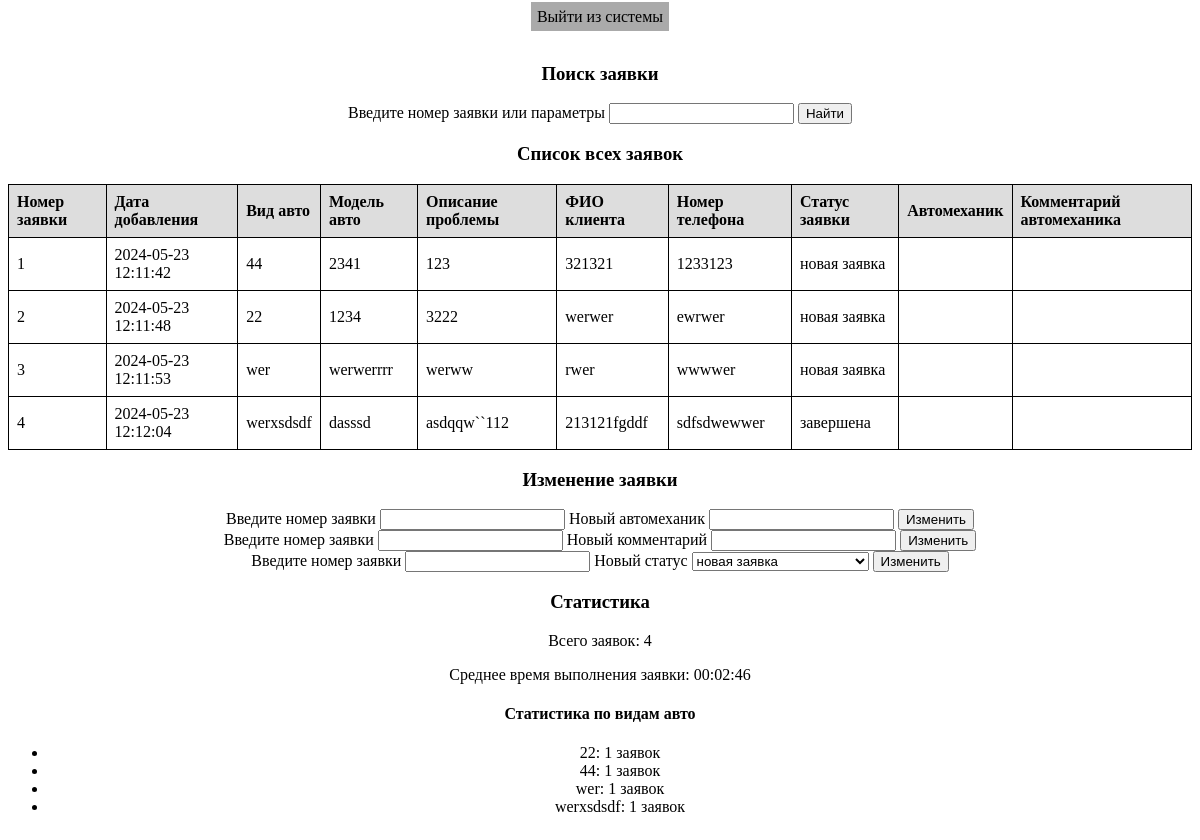
/admin-dashboard.php, run on the app's committed database.
### tables this page shows
CREATE TABLE `request` (
  `id_request` int NOT NULL,
  `date_added` timestamp NOT NULL DEFAULT CURRENT_TIMESTAMP,
  `date_finish` timestamp NULL DEFAULT NULL,
  `car_type` varchar(255) NOT NULL,
  `model` varchar(255) NOT NULL,
  `problem_description` text NOT NULL,
  `client_name` varchar(255) NOT NULL,
  `phone_number` varchar(20) NOT NULL,
  `status` enum('новая заявка','в процессе ремонта','готова к выдаче','ожидание автозапчастей','завершена') NOT NULL DEFAULT 'новая заявка',
  `mechanic` varchar(255) DEFAULT NULL,
  `mechanic_comment` text
);

### admin-dashboard.php (the view, shortened to what this page needs)
<?php
$link = mysqli_connect('localhost', 'root', '', 'techno');
?>
<!DOCTYPE html>
<html lang="en">
<head>
    <link rel="stylesheet" href="styles.css">
</head>
<body>
    <header>
        <a class="aa" href="logout.php">Выйти из системы</a>
    </header>
    <br>
    <main>
        <h3>Поиск заявки</h3>
        <form method="POST">
            <label>Введите номер заявки или параметры</label>
            <input type="text" name="search_param">
            <button type="submit">Найти</button>
        </form>
        <h3>Список всех заявок</h3>
        <table>
            <tr>
                <th>Номер заявки</th>
                <th>Дата добавления</th>
                <th>Вид авто</th>
                <th>Модель авто</th>
                <th>Описание проблемы</th>
                <th>ФИО клиента</th>
                <th>Номер телефона</th>
                <th>Статус заявки</th>
                <th>Автомеханик</th>
                <th>Комментарий автомеханика</th>
            </tr>
            <?php
            $result = mysqli_query($link, "SELECT * FROM request");
            while ($row = mysqli_fetch_assoc($result)) {
                echo "<tr>
                        <td>{$row['id_request']}</td>
                        <td>{$row['date_added']}</td>
                        <td>{$row['car_type']}</td>
                        <td>{$row['model']}</td>
                        <td>{$row['problem_description']}</td>
                        <td>{$row['client_name']}</td>
                        <td>{$row['phone_number']}</td>
                        <td>{$row['status']}</td>
                        <td>{$row['mechanic']}</td>
                        <td>{$row['mechanic_comment']}</td>
                      </tr>";
            }
            ?>
        </table>
        <h3>Изменение заявки</h3>
        <form method="POST">
            <label>Введите номер заявки</label>
            <input type="number" name="id_request">
            <label>Новый автомеханик</label>
            <input type="text" name="mechanic">
            <button type="submit">Изменить</button>
        </form>
        <form method="POST">
            <label>Введите номер заявки</label>
            <input type="number" name="id_request">
            <label>Новый комментарий</label>
            <input type="text" name="mechanic_comment">
            <button type="submit">Изменить</button>
        </form>
        <form method="POST">
            <label>Введите номер заявки</label>
            <input type="number" name="id_request">
            <label>Новый статус</label>
            <select name="status">
                <option value="новая заявка">новая заявка</option>
            </select>
            <button type="submit">Изменить</button>
        </form>
        <h3>Статистика</h3>
        <?php
        $total_requests_query = "SELECT COUNT(*) AS total_requests FROM request";
        $total_requests_result = mysqli_query($link, $total_requests_query);
        $total_requests = mysqli_fetch_assoc($total_requests_result)['total_requests'];
        echo "<p>Всего заявок: $total_requests</p>";
        $completed_requests_query = "SELECT COUNT(*) AS completed_requests FROM request WHERE status = 'завершена'";
        $completed_requests_result = mysqli_query($link, $completed_requests_query);
        $completed_requests = mysqli_fetch_assoc($completed_requests_result)['completed_requests'];
        if ($completed_requests > 0) {
            $total_time_query = "SELECT SUM(TIMESTAMPDIFF(SECOND, date_added, date_finish)) AS total_time FROM request WHERE status = 'завершена'";
            $total_time_result = mysqli_query($link, $total_time_query);
            $total_time_seconds = mysqli_fetch_assoc($total_time_result)['total_time'];
            $average_time = gmdate("H:i:s", $total_time_seconds / $completed_requests);
            echo "<p>Среднее время выполнения заявки: $average_time</p>";
        } else {
            echo "<p>Нет выполненных заявок.</p>";
        }
        $issue_stats_query = "SELECT car_type, COUNT(*) AS count FROM request GROUP BY car_type";
        $issue_stats_result = mysqli_query($link, $issue_stats_query);
        echo "<h4>Статистика по видам авто</h4>";
        echo "<ul>";
        while ($row = mysqli_fetch_assoc($issue_stats_result)) {
            echo "<li>{$row['car_type']}: {$row['count']} заявок</li>";
        }
        echo "</ul>";
        ?>
    </main>
</body>
</html>

### styles.css (style rules this page uses)
body { display: flex; align-items: center; text-align: center; flex-direction: column; }
.aa { color: #000; background-color: #aaa; padding: 5px; margin: 10px; border: 1px solid #aaa; text-decoration: none; }
table { width: 100%; border-collapse: collapse; }
table, th, td { border: 1px solid black; }
th, td { padding: 8px; text-align: left; }
th { background-color: #ddd; }

### data on the page
request: id_request "1", date_added "2024-05-23 12:11:42", car_type "44", model "2341", problem_description "123", client_name "321321", phone_number "1233123", status "новая заявка"
request: id_request "2", date_added "2024-05-23 12:11:48", car_type "22", model "1234", problem_description "3222", client_name "werwer", phone_number "ewrwer", status "новая заявка"
request: id_request "3", date_added "2024-05-23 12:11:53", car_type "wer", model "werwerrrr", problem_description "werww", client_name "rwer", phone_number "wwwwer", status "новая заявка"
request: id_request "4", date_added "2024-05-23 12:12:04", car_type "werxsdsdf", model "dasssd", problem_description "asdqqw``112", client_name "213121fgddf", phone_number "sdfsdwewwer", status "завершена"

### other printed values
$total_requests "4"
$average_time "00:02:46"
$row['car_type'] "22"
$row['count'] "1"
$row['car_type'] "44"
$row['car_type'] "wer"
$row['car_type'] "werxsdsdf"
